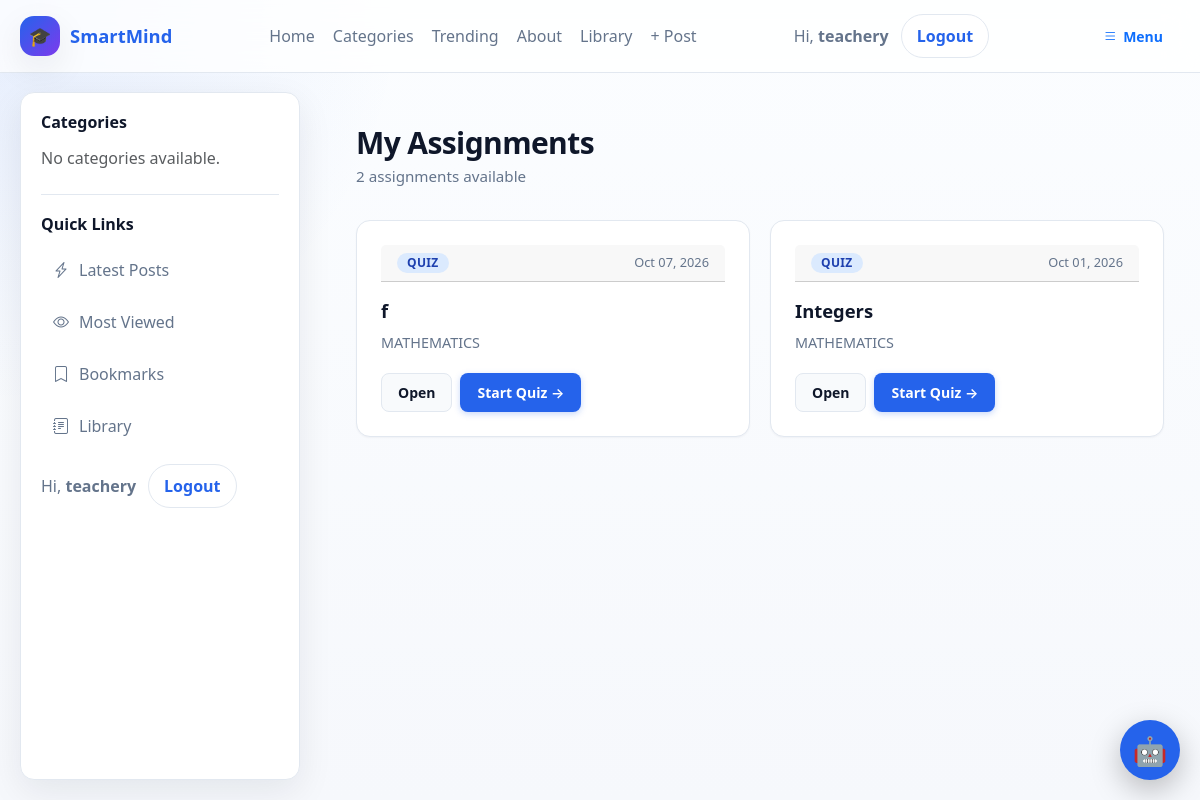
/assignments/ (signed in), run on the app's committed database.
### accounts/models.py (models this page shows, shortened)
class User(AbstractUser):
    ROLE_CHOICES = [
        ("school_admin", "School Admin"),
        ("teacher", "Teacher"),
        ("student", "Student"),
        ("parent", "Parent"),
    ]
    role = models.CharField(
        max_length=20,
        choices=ROLE_CHOICES,
        default="student",
        db_index=True,
    )
    school = models.ForeignKey(
        "schools.School",
        on_delete=models.CASCADE,
        related_name="users",
        null=True,
        blank=True,
    )
    school_class = models.ForeignKey(
        "schools.SchoolClass",
        on_delete=models.SET_NULL,
        related_name="students",
        null=True,
        blank=True,
    )
    teacher_role = models.ForeignKey(
        "TeacherRole",
        on_delete=models.SET_NULL,
        null=True,
        blank=True,
        related_name="teachers",
    )
    admission_number = models.CharField(
        max_length=30,
        unique=True,
        blank=True,
        null=True,
        db_index=True,
    )
    employee_number = models.CharField(
        max_length=30,
        unique=True,
        blank=True,
        null=True,
        db_index=True,
    )
    tsc_number = models.CharField(
        max_length=30,
        blank=True,
        null=True,
    )
    phone_number = models.CharField(max_length=20, blank=True)
    profile_picture = models.ImageField(upload_to="profiles/", blank=True, null=True)
    date_of_birth = models.DateField(blank=True, null=True)
    is_verified = models.BooleanField(default=False)
    created_at = models.DateTimeField(default=timezone.now)
    updated_at = models.DateTimeField(auto_now=True)

### assignments/models.py (models this page shows, shortened)
class Assignment(models.Model):
    ASSIGNMENT_TYPES = (
        ('essay', 'Essay / Written'),
        ('quiz', 'Multiple Choice Quiz'),
        ('mixed', 'Mixed'),
    )
    title = models.CharField(max_length=200)
    description = CKEditor5Field("Description", config_name="default")
    teacher = models.ForeignKey(
        'accounts.User',
        on_delete=models.CASCADE,
        related_name="created_assignments"
    )
    from .storage import AssignmentStorage
    attachment = models.FileField(
        storage=AssignmentStorage(),
        upload_to="",
        blank=True,
        null=True,
    )
    school_class = models.ForeignKey(
        'schools.SchoolClass',
        on_delete=models.CASCADE,
        related_name="assignments",
    )
    subject = models.ForeignKey(
        "Subject",
        on_delete=models.CASCADE,
        related_name="assignments"
    )
    assignment_type = models.CharField(
        max_length=20,
        choices=ASSIGNMENT_TYPES,
        default='essay'
    )
    due_date = models.DateTimeField()
    total_marks = models.FloatField(default=100)
    duration_minutes = models.IntegerField(null=True, blank=True)
    is_timed = models.BooleanField(default=False)
    created_at = models.DateTimeField(auto_now_add=True)
    class Meta:
        ordering = ['-created_at']
        indexes = [
            models.Index(fields=["school_class"]),
            models.Index(fields=["subject"]),
            models.Index(fields=["teacher"]),
            models.Index(fields=["due_date"]),
        ]

class Subject(models.Model):
    school = models.ForeignKey(
        School,
        on_delete=models.CASCADE,
        related_name="subjects"
    )
    name = models.CharField(max_length=100)
    code = models.CharField(max_length=20, blank=True)
    class Meta:
        unique_together = ('school', 'name')

### assignments/views.py (the view)
# urls.py: path('', views.assignment_list, name='assignment_list'),
@login_required
def assignment_list(request):
    user = request.user
    if user.role == "student":
        enrollment = get_object_or_404(
            Enrollment.objects.select_related("school_class"),
            student=user
        )
        assignments = Assignment.objects.filter(
            school_class=enrollment.school_class
        )
    elif user.role == "teacher":
        assignments = Assignment.objects.filter(
            teacher=user
        )
    elif user.role == "school_admin":
        assignments = Assignment.objects.filter(
            school_class__school=user.school
        )
    else:
        return HttpResponseForbidden(
            "You do not have permission to view assignments."
        )
    assignments = assignments.select_related(
        "teacher",
        "subject",
        "school_class"
    )
    return render(
        request,
        "assignment_list.html",
        {
            "assignments": assignments
        }
    )

### assignments/templates/assignment_list.html (shortened to what this page needs)
{% extends "base.html" %}
{% block content %}
<section class="assignments">
  <header class="assignments-header">
    <h2>My Assignments</h2>
    <p class="subtitle">{{ assignments|length }} assignment{{ assignments|length|pluralize }} available</p>
  </header>
  <div class="grid">
    {% for a in assignments %}
      <article class="card">
        <div class="card-header">
          <span class="badge badge-{{ a.assignment_type|default:'default' }}">
            {{ a.assignment_type|default:"Assignment"|title }}
          </span>
          {% if a.due_date %}
            <span class="due-date">{{ a.due_date|date:"M d, Y" }}</span>
          {% endif %}
        </div>
        <h3 class="card-title">{{ a.title }}</h3>
        <p class="card-subject">{{ a.subject.name }}</p>
        <div class="card-actions">
          <a class="btn btn-secondary" href="{% url 'assignment_detail' a.id %}">
            Open
          </a>
          {% if a.assignment_type == "quiz" %}
            <a class="btn btn-primary" href="{% url 'start_quiz' a.id %}">
              Start Quiz →
            </a>
          {% endif %}
        </div>
      </article>
    {% empty %}
      <div class="empty-state">
        <div class="empty-icon">📚</div>
        <h3>No assignments yet</h3>
        <p>You're all caught up. Check back later!</p>
      </div>
    {% endfor %}
  </div>
</section>
{% endblock %}

### blog/templates/base.html (shortened to what this page needs)
{% load static %}
<!DOCTYPE html>
<html lang="en">
<head>
    <link href="https://cdn.jsdelivr.net/npm/bootstrap@5.3.7/dist/css/bootstrap.min.css" rel="stylesheet">
    <link rel="stylesheet" href="https://cdn.jsdelivr.net/npm/bootstrap-icons@1.11.3/font/bootstrap-icons.min.css">
    <link rel="stylesheet" href="{% static 'smartmind_ai/chatbot.css' %}">
    <link rel="stylesheet" href="{% static 'django_ckeditor_5/dist/styles.css' %}">
</head>
<body>
<div class="site-shell">
    <header class="site-navbar">
        <div class="nav-inner">
            <a href="{% url 'dashboard' %}" class="brand">
                <span class="brand-badge">🎓</span>
                <span>SmartMind</span>
            </a>
            <nav class="nav-links" aria-label="Main navigation">
                {% if user.is_authenticated %}
                    <a href="{% url 'dashboard' %}">Home</a>
                {% else %}
                    <a href="{% url 'blog:home' %}">Home</a>
                {% endif %}
                <a href="#">Categories</a>
                <a href="#">Trending</a>
                <a href="#">About</a>
                <a href="{% url 'library:home' %}">Library</a>
                <a href="{% url 'blog:add_post' %}">+ Post</a>
            </nav>
            <div class="user-box">
                {% if user.is_authenticated %}
                    <span>Hi, <strong>{{ user.username }}</strong></span>
                    <form action="{% url 'logout' %}" method="post" class="m-0">
                        <button type="submit" class="btn-pill">Logout</button>
                    </form>
                {% else %}
                    <a href="{% url 'login' %}" class="btn-pill">Login</a>
                {% endif %}
            </div>
            <button class="btn btn-outline-primary mobile-menu-btn"
                    type="button"
                    data-bs-toggle="offcanvas"
                    data-bs-target="#mobileSidebar"
                    aria-controls="mobileSidebar">
                <i class="bi bi-list"></i> Menu
            </button>
        </div>
    </header>
    <div class="layout">
        <aside class="sidebar d-none d-lg-block">
            <div class="sidebar-section">
                <h3>Categories</h3>
                <div class="sidebar-links">
                    {% for category in categories %}
                        <a href="{% url 'blog:category_post' category.slug %}">
                            <i class="bi bi-folder2"></i>
                            <span>{{ category.name }}</span>
                        </a>
                    {% empty %}
                        <p class="text-muted mb-0">No categories available.</p>
                    {% endfor %}
                </div>
            </div>
            <div class="sidebar-section">
                <h3>Quick Links</h3>
                <div class="sidebar-links">
                    <a href="#"><i class="bi bi-lightning-charge"></i><span>Latest Posts</span></a>
                    <a href="#"><i class="bi bi-eye"></i><span>Most Viewed</span></a>
                    <a href="#"><i class="bi bi-bookmark"></i><span>Bookmarks</span></a>
                    <a href="{% url 'library:home' %}"><i class="bi bi-journal-text"></i><span>Library</span></a>
                </div>
                <div class="user-box mt-3">
                    {% if user.is_authenticated %}
                        <span>Hi, <strong>{{ user.username }}</strong></span>
                        <form action="{% url 'logout' %}" method="post" class="m-0">
                            <button type="submit" class="btn-pill">Logout</button>
                        </form>
                    {% else %}
                        <a href="{% url 'login' %}" class="btn-pill">Login</a>
                    {% endif %}
                </div>
            </div>
        </aside>
        <main>
            <div class="content-wrap">
                {% block content %}{% endblock %}
            </div>
        </main>
    </div>
</div>
{% include "smartmind_ai/chatbot.html" %}
</body>
</html>

### blog/templates/base.html (style rules this page uses)
:root { --bg: #f6f8fc; --surface: rgba(255, 255, 255, 0.82); --surface-solid: #ffffff; --text: #0f172a; --muted: #64748b; --primary: #2563eb; --primary-2: #1d4ed8; --border: rgba(148, 163, 184, 0.18); --shadow: 0 12px 35px rgba(15, 23, 42, 0.08); --radius: 18px; --navbar-h: 72px; --sidebar-w: 280px; --layout-pad: 20px; }
* { box-sizing: border-box; }
html { scroll-behavior: smooth; }
body { margin: 0; font-family: system-ui, -apple-system, BlinkMacSystemFont, "Segoe UI", sans-serif; background: radial-gradient(circle at top left, rgba(37, 99, 235, 0.10), transparent 28%), linear-gradient(180deg, #fbfdff 0%, var(--bg) 100%); color: var(--text); overflow-x: hidden; }
a { text-decoration: none; }
.site-shell { min-height: 100vh; display: flex; flex-direction: column; }
.site-navbar { position: sticky; top: 0; z-index: 1030; backdrop-filter: blur(16px); background: rgba(255, 255, 255, 0.76); border-bottom: 1px solid var(--border); }
.nav-inner { max-width: 1400px; margin: 0 auto; padding: 14px 20px; display: flex; align-items: center; justify-content: space-between; gap: 16px; }
.brand { display: flex; align-items: center; gap: 10px; font-weight: 800; color: var(--primary); font-size: 1.15rem; white-space: nowrap; }
.brand-badge { width: 40px; height: 40px; display: grid; place-items: center; border-radius: 14px; background: linear-gradient(135deg, var(--primary), #7c3aed); color: #fff; box-shadow: var(--shadow); }
.nav-links { display: flex; align-items: center; gap: 18px; flex-wrap: wrap; }
.nav-links a { color: var(--muted); font-weight: 500; transition: color 0.2s ease; }
.user-box { display: flex; align-items: center; gap: 12px; color: var(--muted); }
.btn-pill { border: 1px solid var(--border); background: var(--surface-solid); color: var(--primary); padding: 9px 15px; border-radius: 999px; font-weight: 600; transition: all 0.2s ease; }
.mobile-menu-btn { display: none; }
.layout { display: flex; align-items: flex-start; width: 100%; padding: var(--layout-pad); flex: 1; }
.sidebar { position: fixed; top: calc(var(--navbar-h) + var(--layout-pad)); left: var(--layout-pad); width: var(--sidebar-w); height: calc(100vh - var(--navbar-h) - (var(--layout-pad) * 2)); overflow-y: auto; background: var(--surface); backdrop-filter: blur(14px); border: 1px solid var(--border); border-radius: var(--radius); box-shadow: var(--shadow); padding: 20px; }
.sidebar-section + .sidebar-section { margin-top: 24px; padding-top: 20px; border-top: 1px solid var(--border); }
.sidebar h3 { margin: 0 0 14px; font-size: 1rem; font-weight: 700; }
.sidebar-links { display: grid; gap: 8px; }
.sidebar-links a { display: flex; align-items: center; gap: 10px; padding: 10px 12px; border-radius: 12px; color: var(--muted); transition: background 0.2s ease, color 0.2s ease, transform 0.2s ease; }
main { flex: 1; margin-left: calc(var(--sidebar-w) + var(--layout-pad) + 20px); min-width: 0; padding: 0; }
.content-wrap { background: transparent; min-width: 0; }

### data on the page
User: username "teachery"
Assignment: assignment_type "QUIZ", due_date "Oct 07, 2026", title "f", subject.name "MATHEMATICS", shows "Start Quiz →"
Assignment: assignment_type "QUIZ", due_date "Oct 01, 2026", title "Integers", subject.name "MATHEMATICS", shows "Start Quiz →"

### other printed values
{{ assignments|length }} "2"
